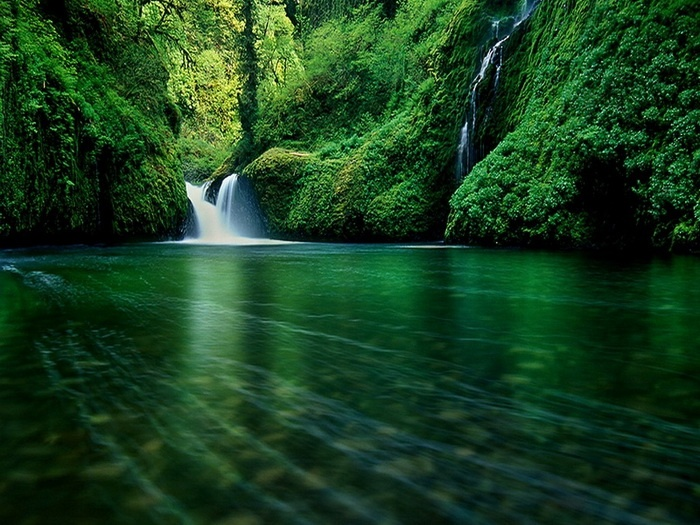
#> input picture opencv/BTVN/anh.jpg, 700 x 525 px, given in place of anh.png, which was not available
$ python erosion-coanh.py
#> lines starting #> are read from the running program, lines starting #| are printed output that depends on the picture; pictures that were not available may be replaced by others from this repository, and a replacement may not be noted
import cv2 as cv
import numpy as np
import matplotlib.pyplot as plt
img = cv.imread("anh.png",1)
#> img is the input picture: shape (525, 700, 3); mean B, G, R 31.8, 64.3, 25.5
# gray = cv.cvtColor(img,cv.COLOR_BGR2GRAY)
# thres,igbr = cv.threshold(gray,0,255,cv.THRESH_BINARY + cv.THRESH_OTSU)
kernel = np.ones((5,5),dtype= np.uint8)
newigbr = cv.erode(img,kernel,iterations=1)
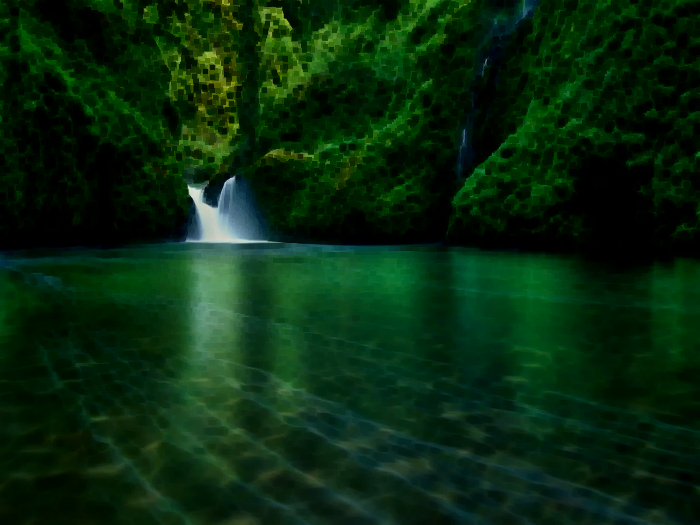
#> newigbr: shape (525, 700, 3); mean B, G, R 13.9, 40.8, 8.1
dilate = cv.dilate(img,kernel,iterations=1)
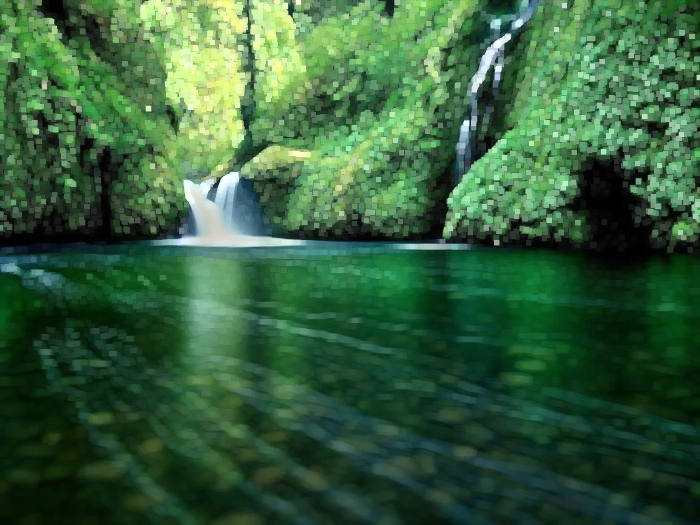
#> dilate: shape (525, 700, 3); mean B, G, R 60.8, 95.8, 54.1
# [4 lines of commented-out code are left out]
fig,ax = plt.subplots(2,2)
ax[0,0].imshow(img),plt.xticks([]),plt.yticks([])
ax[1,0].imshow(newigbr),plt.xticks([]),plt.yticks([])
ax[0,1].imshow(dilate),plt.xticks([]),plt.yticks([])
plt.show()
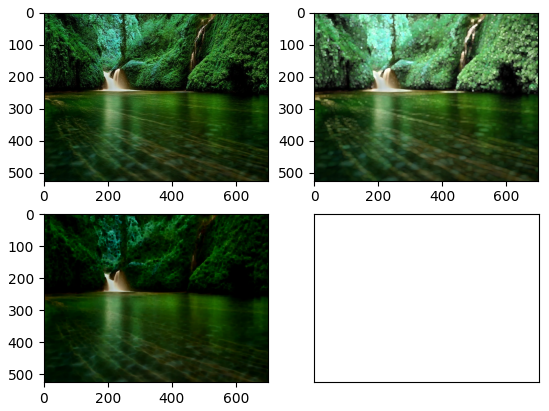
#> figure drawn by matplotlib, 3 panels; B, G, R data is drawn as R, G, B
# plt.subplot(222),plt.imshow(igbr[:,:,::-1]),plt.xticks([]),plt.yticks([])
cv.destroyAllWindows()
